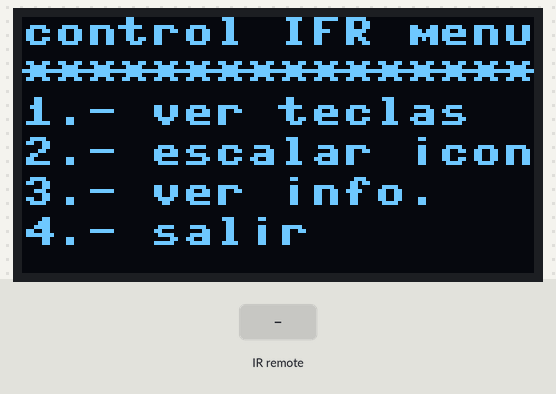
Recording of a program running on a simulated ESP32 board running MicroPython. Shown: 128×64 one-colour display. The inputs (shaded band) are chosen by the test bench. Library files of the repository ran but are not shown: ssd1306.py.

Above: at 1.2 s.
1.3 s: infrared code 0x45 received
At 1.7 s:
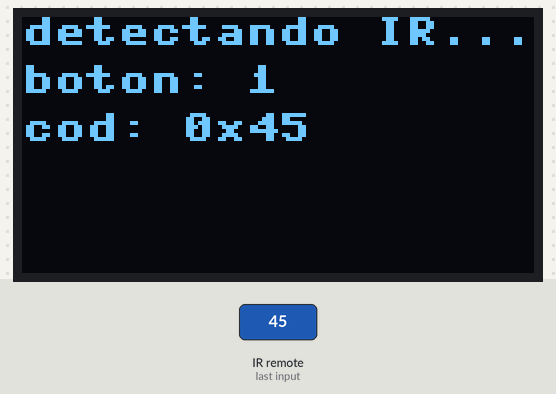
2.9 s: infrared code 0x18 received
At 4.2 s:
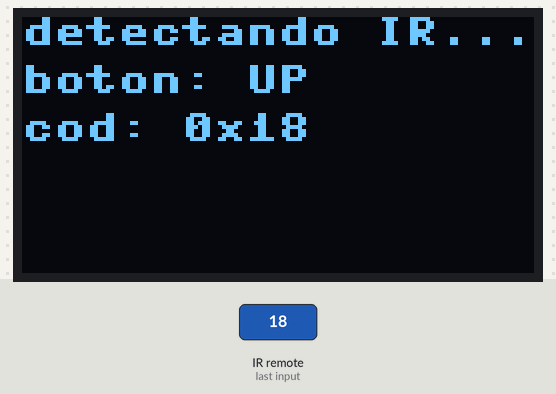
4.5 s: infrared code 0x16 received
At 5.5 s:
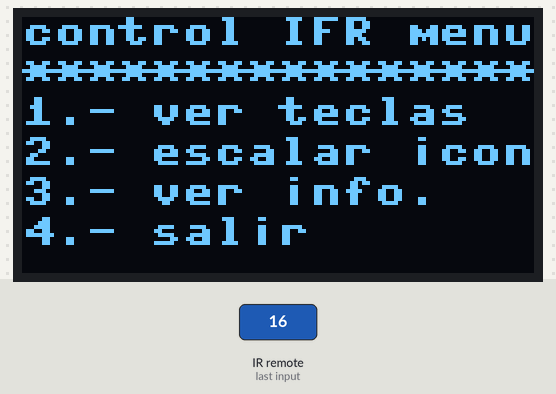
6.1 s: infrared code 0x46 received
At 6.6 s:
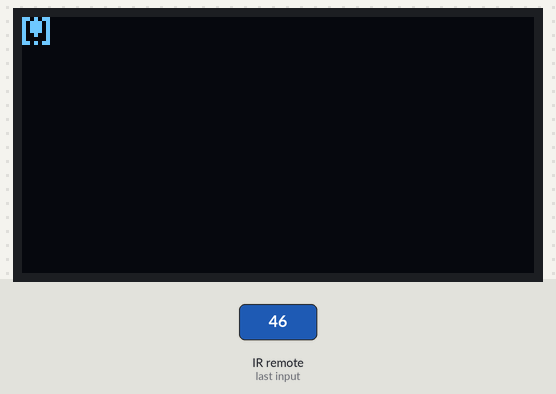
Timing chart, 0 to 8.7 s (numbered marks = the images above; inputs shaded):
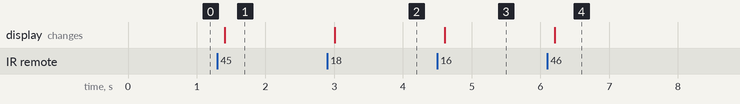

The program:

ControlRemoto.py
```python
# Integrantes:
# Samuel Jafet Juárez Baliño
# Iván Alejandro Cadena López

# Objetivo: Desarrollar un programa que implemente un sistema de control por infrarrojos utilizando un receptor IR
# y una pantalla OLED. El sistema deberá mostrar un menú interactivo que permita al usuario visualizar los códigos
# de los botones presionados, escalar un ícono de alerta dinámicamente, mostrar información del equipo y controlar
# el flujo del programa mediante comandos IR del control remoto.

# Se importan las clases Pin y SoftI2C del módulo machine. Pin se usa para controlar los pines GPIO del ESP32,
# mientras que SoftI2C implementa el protocolo de comunicación I2C por software
from machine import Pin, SoftI2C
import time  # Se importa el módulo time para manejo de pausas y tiempos
from ir_rx import NEC_16 # Se importa la clase NEC_16 para manejar la recepción de señales IR
from ssd1306 import SSD1306_I2C # Se importa el módulo ssd1306 para controlar la pantalla OLED
from logo import LOGO # Importa el logo desde el archivo logo.py

# Diccionario que mapea los códigos hexadecimales de los botones del control remoto a sus nombres descriptivos
buttons = {
    0x45:"1", # Código del botón "1"
    0x46:"2", # Código del botón "2"
    0x47:"3", # Código del botón "3"
    0x44:"4", # Código del botón "4"
    0x40:"5", # Código del botón "5"
    0x43:"6", # Código del botón "6"
    0x7:"7", # Código del botón "7"
    0x15:"8", # Código del botón "8"
    0x9:"9", # Código del botón "9"
    0x19:"0", # Código del botón "0"
    0x16:"*", # Código del botón "*"
    0x18:"UP", # Código de la flecha hacia arriba
    0x52:"DOWN", # Código de la flecha hacia abajo
    0xd:"#", # Código del botón "#"
    0x1c:"OK", # Código del botón "OK"
    0x8:"LEFT", # Código de la flecah izquierda
    0x5a:"RGHT" # Código de la flecha derecha
}

# Configuración del I2C con los pines GPIO18 (SCL, línea de reloj) y GPI19 (SDA, línea de datos)
i2c = SoftI2C(scl=Pin(18), sda=Pin(19))

# Inicialización de la pantalla OLED con resolución 128x64 píxeles usando I2C
oled = SSD1306_I2C(128, 64, i2c)

# Variables globales
continuar = True # Bandera para mantener el programa en ejecución
opcion = "0" # Variable para almacenar la opción seleccionada en el menú

# Matriz de píxeles que representa el símbolo de alerta (7x7 píxeles)
icon = [
    [1,1,0,1,0,1,1],
    [1,0,1,1,1,0,1],
    [1,0,1,1,1,0,1],
    [1,0,1,1,1,0,1],
    [1,0,0,1,0,0,1],
    [1,0,0,0,0,0,1],
    [1,1,0,1,0,1,1],
]
scale = 1 # Variable global que controla el factor de escala del ícono

# Función para escalar la matriz de alerta aumentando su tamaño por un factor específico
def scale_matrix(matriz, factor):
    salida = [] # Lista que almacenará la matriz escalada
    # Recorre cada fila de la matriz original
    for fila in matriz:
        nueva_fila = [] # Crea una nueva fila para la matriz escalada
        # Recorre cada columna o valor de la fila actual
        for valor in fila:
            nueva_fila.extend([valor] * factor) # Extiende la nueva fila repitiendo cada píxel tantas veces como indique el factor
        # Repite la fila expandida tantas veces como indique el factor
        for _ in range(factor):
            salida.append(list(nueva_fila)) # Agrega la nueva fila a la matriz del ícono aumentado

    return salida # Devuelve la matriz aumentada

# Función para dibujar una imagen (matriz de píxeles) en la pantalla OLED en una posición específica
def draw_symbol(oled, originx, originy, pic):
    # Coordenadas iniciales
    x = originx
    y = originy

    # Recorre cada fila de la matriz de píxeles
    for r in range(len(pic)):
        # Recorre cada columna de la fila actual
        for c in range(len(pic[r])):
            # Dibuja el píxel en la posición (x, y) con el valor correspondiente de la matriz (1 o 0)
            oled.pixel(x,y,pic[r][c])
            x += 1 # Incrementa la coordenada x para la siguiente columna
        x = originx # Reinicia la coordenada x al inicio de la fila
        y += 1 # Incrementa la coordenada y para la siguiente fila

# Función para mostrar el menú principal en la pantalla OLED
def menu():
    global oled # Permite acceder a la variable global oled desde dentro de la función

    # Limpiar oled
    oled.fill(0)

    # Introduccion del programa
    oled.text("control IFR menu",0,0)
    oled.text("****************",0,10)
    oled.text("1.- ver teclas",0,20)  # Opción 1: mostrar códigos de botones
    oled.text("2.- escalar icon",0,30) # Opción 2: escalar ícono
    oled.text("3.- ver info.",0,40) # Opción 3: mostrar información del equipo
    oled.text("4.- salir",0,50)  # Opción 4: salir del programa
    oled.show() # Actualiza la pantalla para mostrar el menú

# Función para mostrar información de los botones presionados en el control remoto
def show_buttons(data):
    # Variable global del oled
    global oled

    # Limpia la pantalla y prepara la interfaz para mostrar detección de botones
    oled.fill(0)
    oled.text("detectando IR...",0,0)

    # Verifica si el código recibido corresponde a un botón conocido
    if data in buttons.keys():
        # Muestra el nombre del botón y su código hexadecimal
        oled.text(f"boton: {buttons[data]}",0,12)
        oled.text(f"cod: {hex(data)}",0,24)
        oled.show() # Actualiza la pantalla para mostrar la información del botón

# Función para mostrar y controlar el escalado del ícono de alerta
def show_icon(data):
    # Variables globales necesarias para el control del ícono
    global oled
    global scale
    global icon

    # Limpia la pantalla
    oled.fill(0)

    # Verifica si el botón presionado no es DOWN ni UP
    if buttons[data] != "DOWN" and buttons[data] != "UP":
        # Dibuja el ícono con la escala actual sin modificarla
        draw_symbol(oled, 0, 0, scale_matrix(icon, scale))
        oled.show()
        return # Sale de la función sin cambiar la escala

    # Manejo del botón UP: incrementa la escala si hay espacio en pantalla
    if buttons[data] == "UP":
        scale = scale + 1 if (len(icon)*scale) < 64 else scale

    # Manejo del botón DOWN: decrementa la escala con límite mínimo de 1
    if buttons[data] == "DOWN":
        scale = scale - 1 if scale > 1 else scale

    # Dibuja el ícono con la nueva escala calculada
    draw_symbol(oled, 0, 0, scale_matrix(icon, scale))
    oled.show() # Actualiza la pantalla para mostrar el ícono escalado

# Función para mostrar información del equipo
def show_info():
    global oled
    oled.fill(0) # Limpia la pantalla
    oled.text('Sist.Programables', 0, 0)
    oled.text('ISC', 0, 10)
    oled.text('Equipo:', 0, 20)
    oled.text('Samuel J. Juarez B.', 0, 30)
    oled.text('Ivan A. Cadena L.', 0, 40)
    oled.text('22/09/2025', 0, 50)
    oled.show() # Actualiza la pantalla para mostrar la información

# Función para imprimir el logo del Tecnológico
def imprimir_logo():
    oled.fill(0)# Limpia la pantalla
    # Recorre cada fila del logo
    for y, fila in enumerate(LOGO):
        x = 0 # Inicializa la posición horizontal (columna) en 0 para cada nueva fila
        # Recorre cada byte de la fila actual (cada byte representa 8 píxeles horizontales)
        for byte in fila:
            # Procesa cada bit del byte actual (de izquierda a derecha, bits 7 a 0)
            for bit in range(8):
                # Extrae el valor del bit específico usando desplazamiento de bits y operación AND
                pixel = (byte >> (7 - bit)) & 1
                # Dibuja el píxel en la posición (x, y) con el valor extraído (0 para apagado, 1 para encendido)
                oled.pixel(x, y, pixel)
                x += 1 # Incrementa la posición horizontal para el siguiente píxel
    oled.show() # Actualiza la pantalla para mostrar el logo

# Función para mostrar mensaje de despedida al salir del programa
def despedida():
    # Variable global del oled
    global oled

    # Mensaje de despedida
    oled.fill(0) # Limpia la pantalla
    oled.text("Desactivando",0,0)
    oled.text("sistema...",0,10)
    oled.show() # Actualiza la pantalla para mostrar el mensaje

# Función callback que se ejecuta automáticamente cuando se recibe una señal infrarroja
def ir_callback(data, addr, ctrl):
    # Variable global para guardar la opción
    global opcion

    # Verifica si el código recibido es inválido
    if data == -0x1:
        return # Sale de la función si el código es inválido

    # Si estamos en el menú principal, guarda la opción seleccionada
    if opcion == "0":
        opcion = buttons[data] # Convierte el código a nombre de botón

    # Manejo del botón *: regresa al menú principal desde cualquier opción
    if buttons[data] == "*":
        opcion = "0"
        menu() # Muestra el menú principal
        return # Sale de la función

    # Opción 1: Mostrar códigos y nombres de botones presionados
    if opcion == "1":
        show_buttons(data)
        return

     # Opción 2: Controlar escalado del ícono con PREV/NEXT
    if opcion == "2":
        show_icon(data)
        return

    # Opción 3: Mostrar información del equipo
    if opcion == "3":
        imprimir_logo()
        time.sleep(2)
        show_info()
        time.sleep(2)
        return

    # Opción 4: Salir del programa
    if opcion == "4":
        global continuar
        continuar = False
        despedida()
        return

# Configuración del receptor de infrarrojos en el pin GPIO21 con la función callback
receptor = NEC_16(Pin(21, Pin.IN), callback=ir_callback)

# Muestra el menú principal al iniciar el programa
menu()

# Bucle principal del programa que mantiene el sistema activo
while continuar:
    # Retraso del programa
    time.sleep(0.5)
```

Source omitted: logo.py (data table, 6241 bytes)

Measured:
- after the input at 1.3 s, the display: changes after 0.10 s (image 1)
- after the input at 2.9 s, the display: changes after 0.11 s (image 2)
- after the input at 4.5 s, the display: changes after 0.11 s (image 3)
- after the input at 6.1 s, the display: changes after 0.11 s (image 4)
